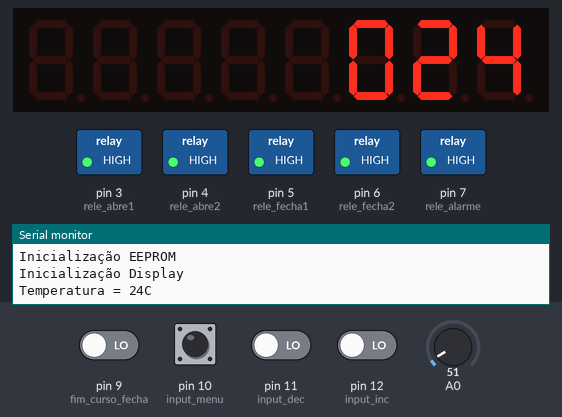
Simulated run of this sketch. Board: Arduino Uno, built with avr-gcc and run on an emulated ATmega328P. On the bench: 8-digit seven-segment display, switched loads named in the sketch (green lamp = pin HIGH), the last lines printed to the serial monitor. Inputs (shaded band) come from the test bench; at power-on: pin 9 (fim_curso_fecha), pin 10 (input_menu), pin 11 (input_dec), pin 12 (input_inc) LOW, A0 = 51. EEPROM starts erased.

Above: at 1.6 s.
1.7 s: pin 10 (input_menu) pulled HIGH for 0.15 s
At 3.7 s:
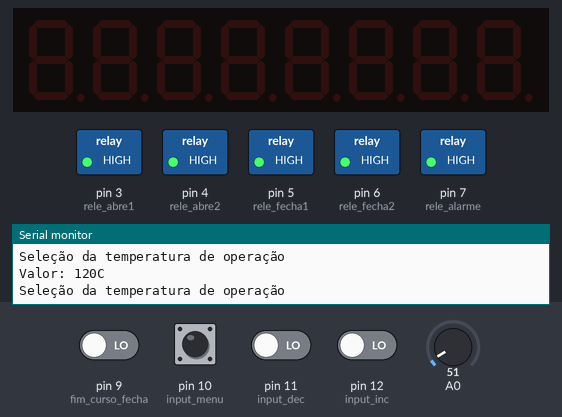
4.5 s: pin 11 (input_dec) driven HIGH
6.1 s: pin 10 (input_menu) pulled HIGH for 1 s
7.7 s: pin 10 (input_menu) pulled HIGH for 0.15 s
8.4 s: pin 10 (input_menu) pulled HIGH for 1 s
At 10.0 s:
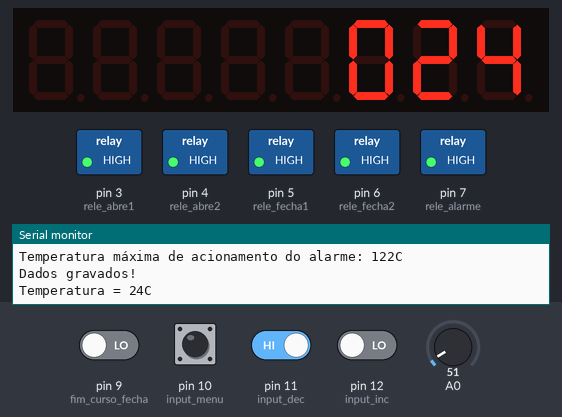
11.1 s: pin 9 (fim_curso_fecha) driven HIGH
At 13.3 s:
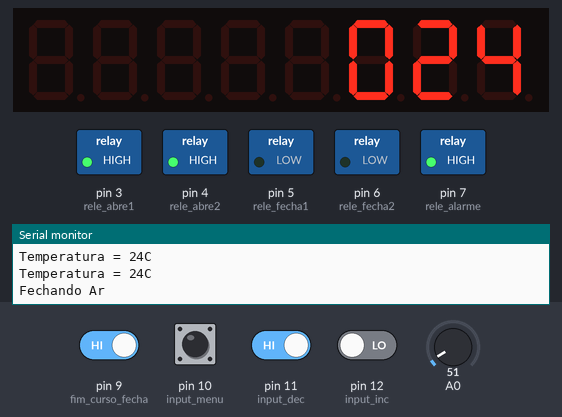
Timing chart, 0 to 14.8 s (numbered marks = the images above; inputs shaded):
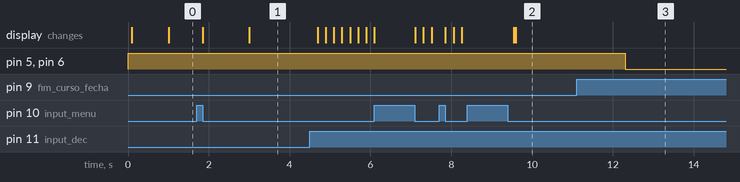

The sketch:

secador.ino
```cpp
/*
 * Código para leitura e controle da temperatura do secador.
 * Utiliza um sensor LM35 para medir a temperatura.
 * O controle da temperatura se dá através de uma abertura de ar frio, acionada por um motor DC.
 * O valor da temperatura é mostrado em um display de 7 segmentos.
 */


// Bibliotecas utilizadas no projeto
#include <LedControl.h>
#include <EEPROM.h>
#include <TimerOne.h>
////////// #include <LiquidCrystal.h> // http://blog.filipeflop.com/display/controlando-um-lcd-16x2-com-arduino.html

///////////// Pinos utilizados  /////////////////////
// inputs: DIN pin, CLK pin, LOAD (CS) pin. number of chips
LedControl mydisplay = LedControl(2, 1, 0, 1);

// Rele para abrir, fechar e sirene, fim de curso;
int rele_abre1 = 3, rele_abre2 = 4, fim_curso_abre = 8, rele_fecha1 = 5, rele_fecha2 = 6, fim_curso_fecha = 9, rele_alarme = 7;

// Botão para menu, decrementar e incrementar;
int input_menu = 10, input_dec = 11, input_inc = 12;

// Define os pinos que serão utilizados para ligação ao display
// LiquidCrystal lcd(<pino RS>, <pino enable>, <pino D4>, <pino D5>, <pino D6>, <pino D7>)
////////// LiquidCrystal lcd(12, 11, A5, A4, A3, A2); // para os pinos de dados será necessário utilizar os canais analógicos como digital.
//////////////////////////////////////////////////////


// Variáveis utilizadas no programa. byte +-128
int temp_ref = 120, temp_alarme_min = 110, temp_alarme_max = 125; //Valores default para primeira inicialização.
byte segundo = 0, alarme = 0, set_alarme = 0, digito = 0, pisca_display = 0, menu_select = 0;
int i = 0, alarmecount = 0, pisca_count = 0, pisca_delay = 0;
long temperatura = 0;


void setup()
{
  //lcd.begin(16, 2);
  //lcd.clear(); //Limpa a tela
  //lcd.setCursor(0, 0); //Posiciona o cursor na coluna 0, linha 0;
  //lcd.print("Display"); //Envia o texto entre aspas para o LCD
  //lcd.setCursor(0, 1); //Posiciona o cursor na coluna 0, linha 1;
  //lcd.print("Inicializado"); //Envia o texto entre aspas para o LCD

  // initialize serial communications at 9600 bps:
  Serial.begin(9600); // testa com 9600 mas depois aumenta para o máximo que der, para o uC não perder tempo escrevendo
  Serial.print("Iniciando a configuração\n");
  inicializa_timer1();
  Serial.print("Inicialização Timer1\n");
  inicializa_gpio();
  Serial.print("Inicialização GPIO\n");
  inicializa_eeprom();
  Serial.print("Inicialização EEPROM\n");
  inicializa_display();
  Serial.print("Inicialização Display\n");
}

void loop() {
  // put your main code here, to run repeatedly:
  verifica_menu();

  // Roda a rotina da temperatura somente a cada segundo, a dinâmica da temperatura é lenta e não necessita taxa maior.
  if(segundo == 1)
  {
    segundo = 0;

    // LM35
    // VOUT = 1500 mV at 150°C
    // VOUT = 250 mV at 25°C
    // VOUT = –550 mV at –55°C
    // Fundo de escala em 5V = 500°C = 1023;
    // Então para passar para °C a medição, multiplica por 500 e depois divide por 1023
    temperatura = (analogRead(0)*500L) / 1023; // Lê o canal 0
    Serial.print("Temperatura = ");
    Serial.print(temperatura);
    Serial.print("C\n");

    // Escreve temperatura no display
    digito = temperatura / 100;
    mydisplay.setDigit(0, 2, digito, false); // centena
    digito = (temperatura % 100 ) / 10;
    mydisplay.setDigit(0, 1, digito, false); // dezena
    digito = (temperatura % 100 ) % 10;
    mydisplay.setDigit(0, 0, digito, false); // unidade

    // Tempertaura menor que a mínima fecha a janela
    if(temperatura < (temp_ref - 2))
    {
      if(digitalRead(fim_curso_fecha) == 1)         // Verifica se a janela ainda não está fechada.
      {
        Serial.print("Fechando Ar\n");
        digitalWrite(rele_abre1, HIGH);              // Desliga o outro rele para garantir que não vai dar curto na fonte.
        digitalWrite(rele_abre2, HIGH);              // Desliga o outro rele para garantir que não vai dar curto na fonte.
        delay(300);                                 // Aguarda 300ms para garantir que o rele está desligado.
        digitalWrite(rele_fecha1, LOW);              // Liga o relé para fechar.
        digitalWrite(rele_fecha2, LOW);              // Liga o relé para fechar.
        while(digitalRead(fim_curso_fecha)==1){}    // Fica preso aqui até que o input se torne 0.
        digitalWrite(rele_fecha1, HIGH);             // Desliga o relé depois de atingir o fim de curso.
        digitalWrite(rele_fecha2, HIGH);             // Desliga o relé depois de atingir o fim de curso.
        Serial.print("Janela fechada\n");
      }
    }

    // Tempertaura maior que a máxima abre a janela
    if(temperatura > (temp_ref + 2))
    {
      if(digitalRead(fim_curso_abre) == 1)          // Verifica se a janela ainda não está aberta.
      {
        Serial.print("Abrindo Ar\n");
        digitalWrite(rele_fecha1, HIGH);             // Desliga o outro rele para garantir que não vai dar curto na fonte.
        digitalWrite(rele_fecha2, HIGH);             // Desliga o outro rele para garantir que não vai dar curto na fonte.
        delay(300);                                 // Aguarda 300ms para garantir que o rele está desligado.
        digitalWrite(rele_abre1, LOW);               // Liga o relé para abrir.
        digitalWrite(rele_abre2, LOW);               // Liga o relé para abrir.
        while(digitalRead(fim_curso_abre)==1){}     // Fica preso aqui até que o input se torne 0.
        digitalWrite(rele_abre1, HIGH);              // Desliga o relé depois de atingir o fim de curso.
        digitalWrite(rele_abre2, HIGH);              // Desliga o relé depois de atingir o fim de curso.
        Serial.print("Janela aberta\n");
      }
    }

    // Acionamento da sirene
    if(temperatura == temp_ref){
      set_alarme = 1;
    }
    if(set_alarme == 1){    // flag para indicar que já chegou a temperatura de operação pelo menos uma vez e não acionar o alarme logo ao ligar.
      if(temperatura > temp_alarme_max)
      {
        if(alarme == 0) // flag para indicar que já tocou o alarme.
        {
          alarme = 1;
          Serial.print("Acionando Alarme\n");
          digitalWrite(rele_alarme, LOW); // Liga o alarme.
          alarmecount = 11;
        }
      }else{
        if(temperatura < temp_alarme_min)
        {
          if(alarme == 0) // flag para indicar que já tocou o alarme.
          {
            alarme = 1;
            Serial.print("Acionando Alarme\n");
            digitalWrite(rele_alarme, LOW); // Liga o alarme.
            alarmecount = 11;
          }
        }else{
          alarme = 0;
        }
      }
    }
  }
}
/// --------------------------
/// Interrupção em 200ms
/// --------------------------
void timerIsr()
{
  boolean piscapisca = false;

  ///// Conta 1 segundo. //////
    i++; // incrementa i a cada 200ms;
    if(i == 5)
    {
      segundo = 1;
      i = 0;
    }
  /////////////////////////////////////
   // Contador para desligar o alarme.
    if (alarmecount > 0){
      alarmecount--;
    }
    if (alarmecount == 1){
      digitalWrite(rele_alarme, HIGH);        // Desliga o alarme depois de zerar alarmecount.
      Serial.print("Alarme desligado\n");     // Escreve na tela apenas uma vez.
    }


  //////////////////////////////
  // código para piscar o display de acordo com o menu selecionado.
  if(pisca_display == 1)
  {
    // Delay para piscar em frequência diferente de acordo com o menu.
    pisca_count++;
    if(pisca_count > pisca_delay)
    {
      piscapisca = !piscapisca;
      mydisplay.shutdown(0, piscapisca);  // alterna entre true e false
      pisca_count = 0;
    }
  }else
  {
    mydisplay.shutdown(0, false);  // turns on display
    pisca_count = 0;
  }

}


/// --------------------------
/// Menu para seleção dos limites de temperatura
/// --------------------------
// input_menu = 8, input_dec = 9, input_inc = 10;
void verifica_menu()
{

  // caso apertou botão menu pela primeira vez, incrementa a seleção do menu, pisca display e entra no while abaixo até o botão ser solto.
  if(digitalRead(input_menu) == 1){
    while(digitalRead(input_menu) == 1){} // aguarda o botão ser solto
    Serial.print("MENU\n");
    menu_select++;
    pisca_display = 1;
  }

  // Fica aqui dentro até passar por todo menu, voltando a ser zero.
  while(menu_select > 0)
  {
    switch (menu_select) //case com o menu select para selecionar o que será alterado
    {
      case 1: // Seleção da temperatura de operação.
        Serial.print("Seleção da temperatura de operação\n");
        Serial.print("Valor: ");
        Serial.print(temp_ref);
        Serial.print("C\n");
        pisca_delay = 5; // Indica a taxa que irá piscar o display na função do timer para representar o menu_select.
        // Escreve temperatura de operação atual no display.
        digito = temp_ref / 100;
        mydisplay.setDigit(0, 2, digito, false); // centena
        digito = (temp_ref % 100 ) / 10;
        mydisplay.setDigit(0, 1, digito, false); // dezena
        digito = (temp_ref % 100 ) % 10;
        mydisplay.setDigit(0, 0, digito, false); // unidade
        delay(100); //delay apenas para evitar que o display fique piscando enquanto não aperta nenhum botão.

        if(digitalRead(input_dec) == 1){ // Verifica se apertou o botão para decrementar
          delay(100); //Aguarda 100ms para possibilitar modificar continuamente.
          temp_ref--;
        }

        if(digitalRead(input_inc) == 1){ // Verifica se apertou o botão para incrementar
          delay(100); //Aguarda 100ms para possibilitar modificar continuamente.
          temp_ref++;
        }

        break;
      case 2: // Seleção da temperatura máxima para acionar o alarme
        Serial.print("Seleção da temperatura máxima para acionar o alarme.\n");
        Serial.print("Valor: ");
        Serial.print(temp_alarme_max);
        Serial.print("C\n");
        pisca_delay = 3; // Indica a taxa que irá piscar o display na função do timer para representar o menu_select.
        // Escreve temperatura máxima para acionar o alarme atual no display
        digito = temp_alarme_max / 100;
        mydisplay.setDigit(0, 2, digito, false); // centena
        digito = (temp_alarme_max % 100 ) / 10;
        mydisplay.setDigit(0, 1, digito, false); // dezena
        digito = (temp_alarme_max % 100 ) % 10;
        mydisplay.setDigit(0, 0, digito, false); // unidade
        delay(100); //delay apenas para evitar que o display fique piscando enquanto não aperta nenhum botão.

        if(digitalRead(input_dec) == 1){ // Verifica se apertou o botão para decrementar
          delay(100); //Aguarda 100ms para possibilitar modificar continuamente.
          temp_alarme_max--;
        }

        if(digitalRead(input_inc) == 1){ // Verifica se apertou o botão para incrementar
          delay(100); //Aguarda 100ms para possibilitar modificar continuamente.
          temp_alarme_max++;
        }

        break;
        case 3: // Seleção da temperatura mínima para acionar o alarme
        Serial.print("Seleção da temperatura mínima para acionar o alarme.\n");
        Serial.print("Valor: ");
        Serial.print(temp_alarme_min);
        Serial.print("C\n");
        pisca_delay = 0; // Indica a taxa que irá piscar o display na função do timer para representar o menu_select.
        // Escreve temperatura alarme atual no display
        digito = temp_alarme_min / 100;
        mydisplay.setDigit(0, 2, digito, false); // centena
        digito = (temp_alarme_min % 100 ) / 10;
        mydisplay.setDigit(0, 1, digito, false); // dezena
        digito = (temp_alarme_min % 100 ) % 10;
        mydisplay.setDigit(0, 0, digito, false); // unidade
        delay(100); //delay apenas para evitar que o display fique piscando enquanto não aperta nenhum botão.

        if(digitalRead(input_dec) == 1){ // Verifica se apertou o botão para decrementar
          delay(100); //Aguarda 100ms para possibilitar modificar continuamente.
          temp_alarme_min--;
        }

        if(digitalRead(input_inc) == 1){ // Verifica se apertou o botão para incrementar
          delay(100); //Aguarda 100ms para possibilitar modificar continuamente.
          temp_alarme_min++;
        }

        break;
      default:
        // if nothing else matches, do the default
        // default is optional
      break;
    }

    // caso apertou botão, incrementa a seleção do menu
    if(digitalRead(input_menu) == 1)
    {
      while(digitalRead(input_menu) == 1){} // aguarda o botão ser solto
      menu_select++;
      if(menu_select>3) // chegou ao final do menu.
      {
        Serial.print("Final do Menu, gravando valores\n");
        Serial.print("Temperatura de Operação: ");
        Serial.print(temp_ref);
        Serial.print("C\n");
        Serial.print("Temperatura mínima de acionamento do alarme: ");
        Serial.print(temp_alarme_min);
        Serial.print("C\n");
        Serial.print("Temperatura máxima de acionamento do alarme: ");
        Serial.print(temp_alarme_max);
        Serial.print("C\n");
        menu_select = 0; // sai do menu, para de piscar o display e grava os valores na memória.
        pisca_display = 0;
        EEPROM.write(1,temp_ref);
        EEPROM.write(2,temp_alarme_min);
        EEPROM.write(3,temp_alarme_max);
        Serial.print("Dados gravados!\n");
      }
    }

  }


}


/// --------------------------
/// Inicialização do timer
/// --------------------------
void inicializa_timer1()
{
  Timer1.initialize(200000); // set a timer of length 200000 microseconds (or 0.2 sec - or 5Hz)
  Timer1.attachInterrupt( timerIsr ); // attach the service routine here
}


/// --------------------------
/// Inicialização dos pinos digitais
/// --------------------------
void inicializa_gpio() // Verificar os pinos escolhidos
{
  pinMode(rele_abre1, OUTPUT);
  digitalWrite(rele_abre1, HIGH);
  pinMode(rele_abre2, OUTPUT);
  digitalWrite(rele_abre2, HIGH);
  pinMode(rele_fecha1, OUTPUT);
  digitalWrite(rele_fecha1, HIGH);
  pinMode(rele_fecha2, OUTPUT);
  digitalWrite(rele_fecha2, HIGH);
  pinMode(rele_alarme, OUTPUT);
  digitalWrite(rele_alarme, HIGH);

  pinMode(fim_curso_abre, INPUT);
  pinMode(fim_curso_fecha, INPUT);
  pinMode(input_menu, INPUT);
  pinMode(input_dec, INPUT);
  pinMode(input_inc, INPUT);
}

/// --------------------------
/// Inicialização da EEPROM
/// --------------------------
void inicializa_eeprom()
{
// Inicializa os limites de temperatura para o primeiro uso
if(EEPROM.read(0) == 78){ // Se está escrito 78 no endereço 0 é porque o uC já foi inicializado, então lê os valores da memória.
  temp_ref = EEPROM.read(1);
  temp_alarme_min = EEPROM.read(2);
  temp_alarme_max = EEPROM.read(3);
  }
  else // Senão inicializa com os seguintes valores
  {
  EEPROM.write(0,78); // Valor para identificar que o uC já foi inicializado antes.
  EEPROM.write(1,temp_ref);
  EEPROM.write(2,temp_alarme_min);
  EEPROM.write(3,temp_alarme_max);
  }

  Serial.print("temp_ref = ");
  Serial.print(temp_ref);
  Serial.print("\n");
  Serial.print("temp_alarme_min = ");
  Serial.print(temp_alarme_min);
  Serial.print("\n");
  Serial.print("temp_alarme_max = ");
  Serial.print(temp_alarme_max);
  Serial.print("\n");
}

/// --------------------------
/// Inicialização do display
/// --------------------------

// Configurar conforme os pinos do hardware obedecendo a ordem abaixo.

void inicializa_display()
{
  // Inicialização do Display
  mydisplay.shutdown(0, false);  // turns on display
  mydisplay.setIntensity(0, 15); // 0 a 15 = brightest
  mydisplay.setScanLimit(0,2); // de 0 a 7 Indica quantos dígitos serão ligados.
  mydisplay.setDigit(0, 0, 0, false); //setDigit(int addr, int digit, byte value, boolean dp)
  mydisplay.setDigit(0, 1, 0, false); // setDigit(chip, posição, número, dot)
  mydisplay.setDigit(0, 2, 0, false);
//  mydisplay.clearDisplay(0); // Deve fazer a mesma coisa que o escrito acima.
///////////////////////////////////
}
```

Measured:
- after the input at 1.7 s, the display: first changes after 0.15 s (image 1 shows a later state)
- after the input at 11.1 s, pin 5 (rele_fecha1), pin 6 (rele_fecha2): HIGH → LOW after 1.2 s
